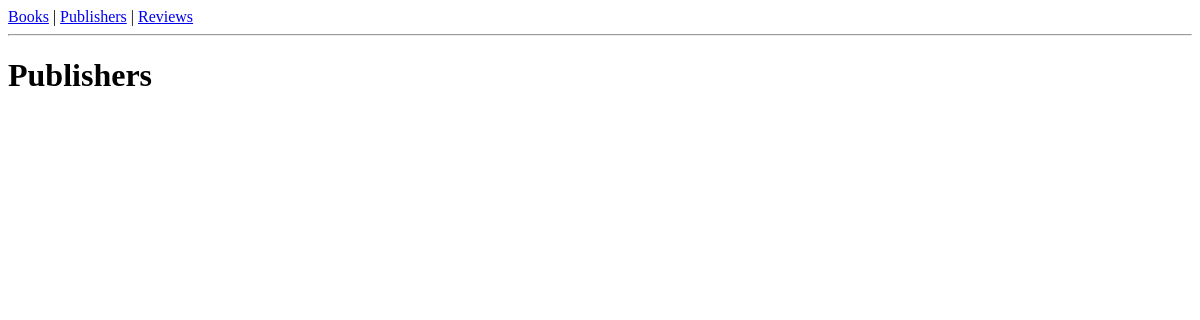
Page /publishers/ on the earlier database version.
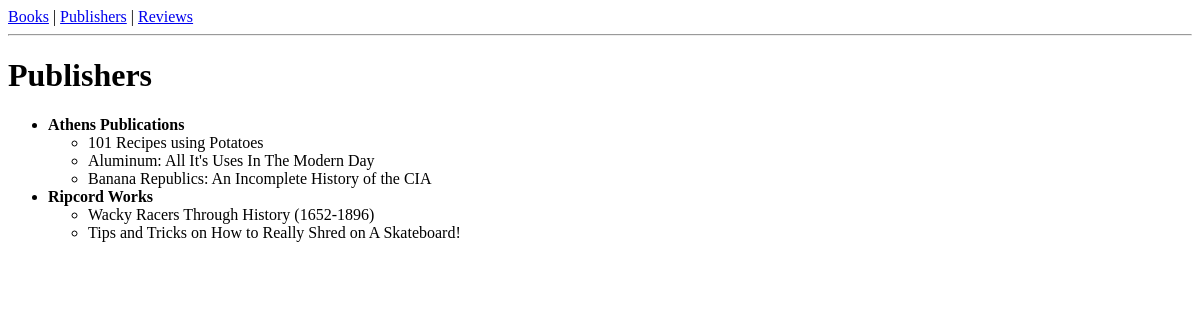
Same page on the later database version.
### catalog/models.py (models this page shows, shortened)
class Publisher(models.Model):
    name=models.CharField(max_length=200)

class Book(models.Model):
    title=models.CharField(max_length=200)
    pages=models.PositiveIntegerField()
    publisher=models.ForeignKey(Publisher, on_delete=models.CASCADE)

### catalog/views.py (the view)
# urls.py: path("publishers/", PublisherListView.as_view(), name="publisher_list"),
class PublisherListView(ListView):
    model=Publisher
    template_name="publisher_list.html"
    context_object_name="publishers"

### templates/publisher_list.html
{% extends "base.html" %}
{% block content %}
    <h1>Publishers</h1>
    <ul>
        {% for publisher in publishers %}
            <li>
                <strong>{{ publisher.name }}</strong>
                <ul>
                    {% for book in publisher.book_set.all %}
                        <li>{{ book.title }}</li>
                    {% empty %}
                        <li>No books yet</li>
                    {% endfor %}
                </ul>
            </li>
        {% endfor %}
    </ul>
{% endblock %}

Differences in the rows shown:
added Publisher: name "Athens Publications"
added Book: title "101 Recipes using Potatoes", shown under "Athens Publications"
added Book: title "Aluminum: All It's Uses In The Modern Day", shown under "Athens Publications"
added Book: title "Banana Republics: An Incomplete History of the CIA", shown under "Athens Publications"
added Publisher: name "Ripcord Works"
added Book: title "Wacky Racers Through History (1652-1896)", shown under "Ripcord Works"
added Book: title "Tips and Tricks on How to Really Shred on A Skateboard!", shown under "Ripcord Works"
